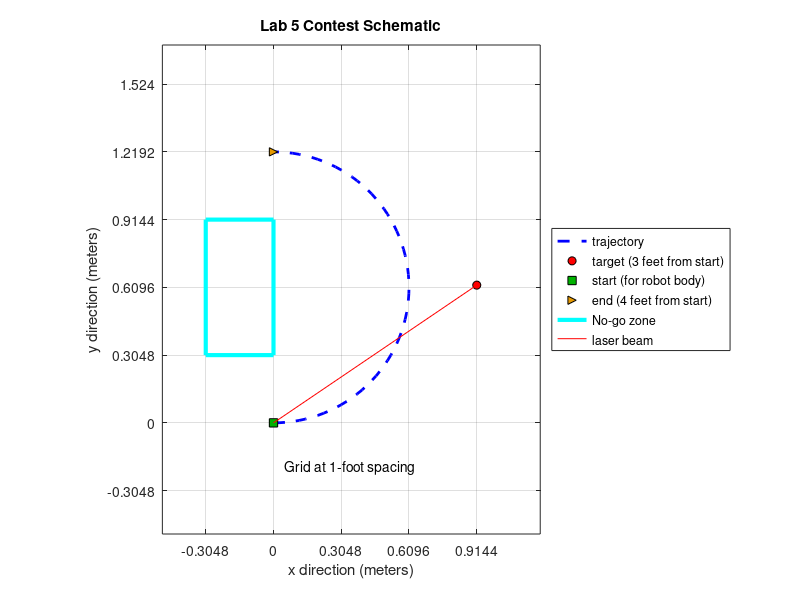

Write MATLAB code to recreate this figure. (Note: this script raises an error after producing the figure.)
%% This script is a template for generating an elliptical trajectory

% Define the sampling time of the trajectory
Ts_traj = 0.3;
t_max = 20;
t = 0:Ts_traj:t_max;
N = length(t);

% Controller parameters
Kp = 10;
Kd = 1;
Ts = Ts_traj;

% DT lowpass filter
tau = 0.05;                                        % test BOTH 0. 0 5 AND 0. 1 0 seconds
cttf = tf([1 0], [tau 1]);                         % numer : "s"; denom: "tau * s + 1".
dttf = c2d(cttf, Ts, 'tustin');                    % create the DT lowpass filter

%Define angle of (half) ellipse 
theta = linspace(0,pi,N); 

%Target location -- this is where the laser "bullseye" is
x0 = .9144;      % 3 feet from start position, in x
y0 = 0.6196;          % aligned with initial axis the laser points

%Generate the ellipse
LongWidth =  4*12*.0254; %This is the desired ending position on the x-axis
y = (LongWidth/2)*sin(theta-pi/2);
x = (LongWidth/2)*cos(theta-pi/2); %The x direction must avoid the "obstacle"
% The goal is to travel the distance "LongWidth" in y. However,
% you may wish to adjust the y trajectory below to "warp" the
% command to end in the desired location.
x=x-x(1);  % ensure we start at "x=0" when t=0
y=y-y(1);

%Calculate phi to orient robot toward target at all times from part 1 of lab
phi = atan((y0-y)./(x0-x));

%% Differentiate x, y, phi to get velocities
v_x = [0, diff(x)/Ts_traj];
v_y = [0, diff(y)/Ts_traj];
v_phi = [0, diff(phi)/Ts_traj];

%% Below are some plots and animation scripts for visualization

figure(501); clf
plot(x,y,'b--','LineWidth',2);
hold on;
plot(x0,y0,'ko','MarkerFaceColor','r')
plot(x(1),y(1),'ks','MarkerFaceColor',[0 .7 0])
plot(x(1),y(1)+LongWidth,'k>','MarkerFaceColor',[.9 .6 0])
plot(x(1)+[0 0 -1 -1 0]*12*.0254,...
    y(1) + [1 3 3 1 1]*12*.0254,'c-','LineWidth',3)
p2 = plot([x(1) x0],[y(1),y0],'r'); 
legend('trajectory','target (3 feet from start)','start (for robot body)',...
    'end (4 feet from start)','No-go zone','laser beam',...
    'Location','EastOutside')
axis image;
grid on
axis([-.5 1.2 -.5 1.7])
set(gca,'XTick',[-10:10]*(12*.0254),'YTick',[-10:10]*(12*.0254));
text(0.05,-.2,'Grid at 1-foot spacing')
title('Lab 5 Contest Schematic')
xlabel('x direction (meters)')
ylabel('y direction (meters)')

p1 = draw_omni_lab5([x(1); y(1); phi(1)]);
drawnow
for n = 1:length(x)
    %pause(0.02);
    p1 = draw_omni_lab5([x(n); y(n); phi(n)],p1);
    set(p2,'XData',[x(n),x0],'YData',[y(n),y0]);
    drawnow
end

%% Plot 1
% Designed trajectories for Xb, Yb and phi
% Run 'lab2b.m' first!

figure(1); clf;
subplot(3, 1, 1); hold on;
plot(t, x);
title('x', 'FontSize', 30, 'Interpreter', 'Latex');
xlabel('Time (normalized)', 'FontSize', 20, 'Interpreter', 'Latex');
ylabel('Distance (m)', 'FontSize', 20, 'Interpreter', 'Latex');

subplot(3, 1, 2); hold on;
plot(t, y);
title('y', 'FontSize', 30, 'Interpreter', 'Latex');
xlabel('Time (normalized)', 'FontSize', 20, 'Interpreter', 'Latex');
ylabel('Distance (m)', 'FontSize', 20, 'Interpreter', 'Latex');

subplot(3, 1, 3); hold on;
plot(t, unwrap(phi)*180/pi);
title('$\phi$', 'FontSize', 30, 'Interpreter', 'Latex');
xlabel('Time (normalized)', 'FontSize', 20, 'Interpreter', 'Latex');
ylabel('Angle (rad)', 'FontSize', 20, 'Interpreter', 'Latex');

%% Plot velocities
% Designed trajectories for Xb, Yb and phi
% Run 'lab2b.m' first!

figure(2); clf;
subplot(3, 1, 1); hold on;
plot(t, v_x);
title('x', 'FontSize', 30, 'Interpreter', 'Latex');
xlabel('Time (normalized)', 'FontSize', 20, 'Interpreter', 'Latex');
ylabel('Velocity (m/time)', 'FontSize', 20, 'Interpreter', 'Latex');

subplot(3, 1, 2); hold on;
plot(t, v_y);
title('y', 'FontSize', 30, 'Interpreter', 'Latex');
xlabel('Time (normalized)', 'FontSize', 20, 'Interpreter', 'Latex');
ylabel('Velocity (m/time)', 'FontSize', 20, 'Interpreter', 'Latex');

subplot(3, 1, 3); hold on;
plot(t, unwrap(v_phi)*180/pi);
title('$\phi$', 'FontSize', 30, 'Interpreter', 'Latex');
xlabel('Time (normalized)', 'FontSize', 20, 'Interpreter', 'Latex');
ylabel('Angle (rad/time)', 'FontSize', 20, 'Interpreter', 'Latex');

%% Next use your code from lab 2A to generate joint angle trajectories, 
%noting that the jacobian is NOT constant in this case..
[t, q, q_dot] = calculateJointTrajectoriesImproved(x, y, Ts_traj);

traj_A = q(1, :);
traj_dA = q_dot(1, :);
traj_B = q(2, :);
traj_dB = q_dot(2, :);
traj_C = q(3, :);
traj_dC = q_dot(3, :);
